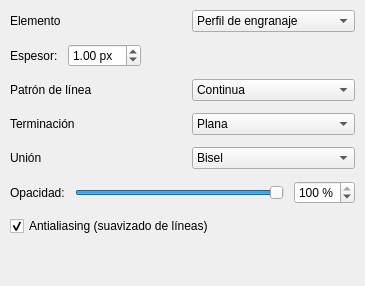
            <widget class="QWidget" name="tabTrazos">
             <attribute name="title">
              <string>Trazos</string>
             </attribute>
             <layout class="QVBoxLayout" name="tabTrazosLayout">
              <property name="spacing">
               <number>12</number>
              </property>
              <property name="leftMargin">
               <number>10</number>
              </property>
              <property name="topMargin">
               <number>10</number>
              </property>
              <property name="rightMargin">
               <number>10</number>
              </property>
              <property name="bottomMargin">
               <number>10</number>
              </property>
              <item>
               <layout class="QHBoxLayout" name="comboTipoCurvaRow">
                <property name="spacing">
                 <number>10</number>
                </property>
                <property name="leftMargin">
                 <number>0</number>
                </property>
                <property name="topMargin">
                 <number>0</number>
                </property>
                <property name="rightMargin">
                 <number>0</number>
                </property>
                <property name="bottomMargin">
                 <number>0</number>
                </property>
                <item>
                 <widget class="QLabel" name="comboTipoCurvaLabel">
                  <property name="minimumSize">
                   <size>
                    <width>172</width>
                    <height>0</height>
                   </size>
                  </property>
                  <property name="text">
                   <string>Elemento</string>
                  </property>
                 </widget>
                </item>
                <item>
                 <widget class="QComboBox" name="comboTipoCurva">
                  <property name="currentIndex">
                   <number>0</number>
                  </property>
                  <item>
                   <property name="text">
                    <string>Perfil de engranaje</string>
                   </property>
                  </item>
                  <item>
                   <property name="text">
                    <string>Piñón</string>
                   </property>
                  </item>
                  <item>
                   <property name="text">
                    <string>Rodillos activos</string>
                   </property>
                  </item>
                  <item>
                   <property name="text">
                    <string>Camino de contacto</string>
                   </property>
                  </item>
                  <item>
                   <property name="text">
                    <string>Curva base</string>
                   </property>
                  </item>
                  <item>
                   <property name="text">
                    <string>Circunferencias de paso</string>
                   </property>
                  </item>
                  <item>
                   <property name="text">
                    <string>Línea de acción</string>
                   </property>
                  </item>
                  <item>
                   <property name="text">
                    <string>Ejes</string>
                   </property>
                  </item>
                  <item>
                   <property name="text">
                    <string>Cuadrícula</string>
                   </property>
                  </item>
                 </widget>
                </item>
               </layout>
              </item>
              <item>
               <layout class="QHBoxLayout" name="layoutAnchoLinea">
                <property name="spacing">
                 <number>10</number>
                </property>
                <property name="leftMargin">
                 <number>0</number>
                </property>
                <property name="topMargin">
                 <number>0</number>
                </property>
                <property name="rightMargin">
                 <number>0</number>
                </property>
                <property name="bottomMargin">
                 <number>0</number>
                </property>
                <item>
                 <widget class="QLabel" name="lblAnchoLinea">
                  <property name="text">
                   <string>Espesor:</string>
                  </property>
                  <property name="wordWrap">
                   <bool>true</bool>
                  </property>
                 </widget>
                </item>
                <item>
                 <widget class="QDoubleSpinBox" name="spinAnchoLinea">
                  <property name="suffix">
                   <string> px</string>
                  </property>
                  <property name="decimals">
                   <number>2</number>
                  </property>
                  <property name="minimum">
                   <double>0.100000000000000</double>
                  </property>
                  <property name="maximum">
                   <double>10.000000000000000</double>
                  </property>
                  <property name="singleStep">
                   <double>0.100000000000000</double>
                  </property>
                  <property name="value">
                   <double>1.000000000000000</double>
                  </property>
                 </widget>
                </item>
                <item>
                 <spacer name="anchoSp">
                  <property name="orientation">
                   <enum>Qt::Orientation::Horizontal</enum>
                  </property>
                  <property name="sizeHint" stdset="0">
                   <size>
                    <width>20</width>
                    <height>20</height>
                   </size>
                  </property>
                 </spacer>
                </item>
               </layout>
              </item>
              <item>
               <layout class="QHBoxLayout" name="comboTipoLineaRow">
                <property name="spacing">
                 <number>10</number>
                </property>
                <property name="leftMargin">
                 <number>0</number>
                </property>
                <property name="topMargin">
                 <number>0</number>
                </property>
                <property name="rightMargin">
                 <number>0</number>
                </property>
                <property name="bottomMargin">
                 <number>0</number>
                </property>
                <item>
                 <widget class="QLabel" name="comboTipoLineaLabel">
                  <property name="minimumSize">
                   <size>
                    <width>172</width>
                    <height>0</height>
                   </size>
                  </property>
                  <property name="text">
                   <string>Patrón de línea</string>
                  </property>
                 </widget>
                </item>
                <item>
                 <widget class="QComboBox" name="comboTipoLinea">
                  <property name="currentIndex">
                   <number>0</number>
                  </property>
                  <item>
                   <property name="text">
                    <string>Continua</string>
                   </property>
                  </item>
                  <item>
                   <property name="text">
                    <string>Discontinua</string>
                   </property>
                  </item>
                  <item>
                   <property name="text">
                    <string>Punteada</string>
                   </property>
                  </item>
                  <item>
                   <property name="text">
                    <string>Raya-punto</string>
                   </property>
                  </item>
                  <item>
                   <property name="text">
                    <string>Raya-punto-punto</string>
                   </property>
                  </item>
                 </widget>
                </item>
               </layout>
              </item>
              <item>
               <layout class="QHBoxLayout" name="comboLineCapRow">
                <property name="spacing">
                 <number>10</number>
                </property>
                <property name="leftMargin">
                 <number>0</number>
                </property>
                <property name="topMargin">
                 <number>0</number>
                </property>
                <property name="rightMargin">
                 <number>0</number>
                </property>
                <property name="bottomMargin">
                 <number>0</number>
                </property>
                <item>
                 <widget class="QLabel" name="comboLineCapLabel">
                  <property name="minimumSize">
                   <size>
                    <width>172</width>
                    <height>0</height>
                   </size>
                  </property>
                  <property name="text">
                   <string>Terminación</string>
                  </property>
                 </widget>
                </item>
                <item>
                 <widget class="QComboBox" name="comboLineCap">
                  <property name="currentIndex">
                   <number>0</number>
                  </property>
                  <item>
                   <property name="text">
                    <string>Plana</string>
                   </property>
                  </item>
                  <item>
                   <property name="text">
                    <string>Redondeada</string>
                   </property>
                  </item>
                  <item>
                   <property name="text">
                    <string>Cuadrada</string>
                   </property>
                  </item>
                 </widget>
                </item>
               </layout>
              </item>
              <item>
               <layout class="QHBoxLayout" name="comboLineJoinRow">
                <property name="spacing">
                 <number>10</number>
                </property>
                <property name="leftMargin">
                 <number>0</number>
                </property>
                <property name="topMargin">
                 <number>0</number>
                </property>
                <property name="rightMargin">
                 <number>0</number>
                </property>
                <property name="bottomMargin">
                 <number>0</number>
                </property>
                <item>
                 <widget class="QLabel" name="comboLineJoinLabel">
                  <property name="minimumSize">
                   <size>
                    <width>172</width>
                    <height>0</height>
                   </size>
                  </property>
                  <property name="text">
                   <string>Unión</string>
                  </property>
                 </widget>
                </item>
                <item>
                 <widget class="QComboBox" name="comboLineJoin">
                  <property name="currentIndex">
                   <number>0</number>
                  </property>
                  <item>
                   <property name="text">
                    <string>Bisel</string>
                   </property>
                  </item>
                  <item>
                   <property name="text">
                    <string>Redondeada</string>
                   </property>
                  </item>
                  <item>
                   <property name="text">
                    <string>Inglete</string>
                   </property>
                  </item>
                 </widget>
                </item>
               </layout>
              </item>
              <item>
               <layout class="QHBoxLayout" name="layoutOpacidad">
                <property name="spacing">
                 <number>10</number>
                </property>
                <property name="leftMargin">
                 <number>0</number>
                </property>
                <property name="topMargin">
                 <number>0</number>
                </property>
                <property name="rightMargin">
                 <number>0</number>
                </property>
                <property name="bottomMargin">
                 <number>0</number>
                </property>
                <item>
                 <widget class="QLabel" name="lblOpacidad">
                  <property name="text">
                   <string>Opacidad:</string>
                  </property>
                  <property name="wordWrap">
                   <bool>true</bool>
                  </property>
                 </widget>
                </item>
                <item>
                 <widget class="QSlider" name="sliderOpacidad">
                  <property name="minimum">
                   <number>0</number>
                  </property>
                  <property name="maximum">
                   <number>100</number>
                  </property>
                  <property name="value">
                   <number>100</number>
                  </property>
                  <property name="orientation">
                   <enum>Qt::Orientation::Horizontal</enum>
                  </property>
                 </widget>
                </item>
                <item>
                 <widget class="QSpinBox" name="spinOpacidad">
                  <property name="suffix">
                   <string> %</string>
                  </property>
                  <property name="minimum">
                   <number>0</number>
                  </property>
                  <property name="maximum">
                   <number>100</number>
                  </property>
                  <property name="singleStep">
                   <number>1</number>
                  </property>
                  <property name="value">
                   <number>100</number>
                  </property>
                 </widget>
                </item>
               </layout>
              </item>
              <item>
               <widget class="QCheckBox" name="chkAntialias">
                <property name="enabled">
                 <bool>true</bool>
                </property>
                <property name="text">
                 <string>Antialiasing (suavizado de líneas)</string>
                </property>
                <property name="checked">
                 <bool>true</bool>
                </property>
               </widget>
              </item>
              <item>
               <spacer name="trazosEnd">
                <property name="orientation">
                 <enum>Qt::Orientation::Vertical</enum>
                </property>
                <property name="sizeHint" stdset="0">
                 <size>
                  <width>20</width>
                  <height>40</height>
                 </size>
                </property>
               </spacer>
              </item>
             </layout>
            </widget>
